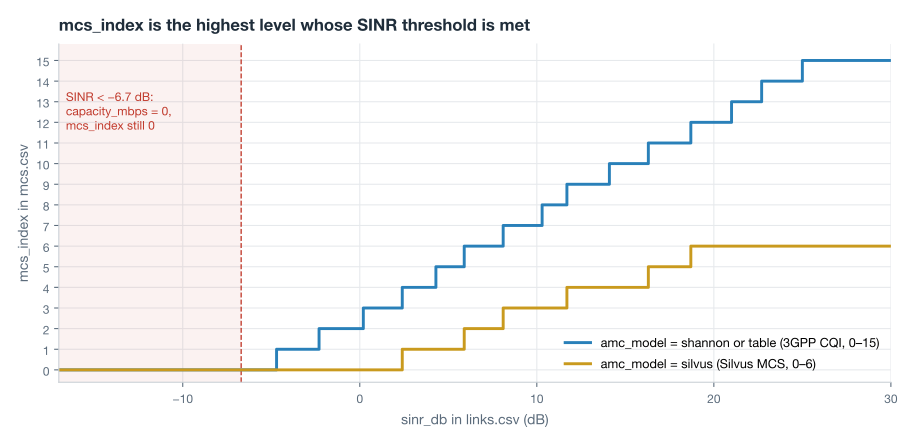

Write Python code to recreate this figure.
"""Generate mcs-ladder.svg, the SINR-to-MCS figure on the mcs.csv page.

It plots the mcs_index the simulator writes for each SINR under the two index
ladders in src/eval/sinr-capacity.h: the 3GPP CQI table (amc_model shannon or
table, indices 0-15) and the Silvus single-stream table (amc_model silvus,
indices 0-6). The thresholds below are copied from MCS_TABLE and
SILVUS_MCS_TABLE in that header. Run it with the project venv from docs/:

    ../.venv/bin/python diagrams/mcs-ladder.py
"""
import os

import matplotlib

matplotlib.use("Agg")
import matplotlib.pyplot as plt  # noqa: E402

HERE = os.path.dirname(os.path.abspath(__file__))
TARGET = os.path.join(HERE, "mcs-ladder.svg")

INK, MUTED, GRID = "#1f2d3a", "#5b6b7b", "#e6e9ec"
BLUE, AMBER, GREEN, RED = "#2980b9", "#c99a1e", "#27ae60", "#c0392b"

SINR_MIN_DB = -6.7
CQI = [-6.7, -4.7, -2.3, 0.2, 2.4, 4.3, 5.9, 8.1, 10.3, 11.7, 14.1, 16.3, 18.7, 21.0, 22.7, 25.0]
SILVUS = [-6.7, 2.4, 5.9, 8.1, 11.7, 16.3, 18.7]
X0, X1 = -17.0, 30.0


def ladder(thresholds):
    xs, ys = [X0, SINR_MIN_DB], [0, 0]
    for k, th in enumerate(thresholds):
        xs += [th, th]
        ys += [ys[-1], k]
    xs.append(X1)
    ys.append(len(thresholds) - 1)
    return xs, ys


def main():
    plt.rcParams["font.family"] = ["Helvetica Neue", "Helvetica", "Arial", "DejaVu Sans"]
    fig, ax = plt.subplots(figsize=(9.5, 4.6))
    fig.patch.set_facecolor("white")

    ax.axvspan(X0, SINR_MIN_DB, color=RED, alpha=0.07, linewidth=0)
    ax.axvline(SINR_MIN_DB, color=RED, linewidth=1, linestyle="--")
    ax.text(X0 + 0.4, 13.6, "SINR < −6.7 dB:\ncapacity_mbps = 0,\nmcs_index still 0",
            fontsize=9, color=RED, va="top")

    xs, ys = ladder(CQI)
    ax.plot(xs, ys, color=BLUE, linewidth=2.2, label="amc_model = shannon or table (3GPP CQI, 0–15)")
    xs, ys = ladder(SILVUS)
    ax.plot(xs, ys, color=AMBER, linewidth=2.2, label="amc_model = silvus (Silvus MCS, 0–6)")

    ax.set_xlim(X0, X1)
    ax.set_ylim(-0.6, 15.8)
    ax.set_yticks(range(0, 16))
    ax.set_xlabel("sinr_db in links.csv (dB)", fontsize=10.5, color=MUTED)
    ax.set_ylabel("mcs_index in mcs.csv", fontsize=10.5, color=MUTED)
    ax.set_title("mcs_index is the highest level whose SINR threshold is met", loc="left",
                 fontsize=12.5, fontweight="bold", color=INK, pad=10)
    ax.grid(True, color=GRID, linewidth=0.8)
    ax.set_axisbelow(True)
    for side in ("top", "right"):
        ax.spines[side].set_visible(False)
    for side in ("left", "bottom"):
        ax.spines[side].set_color("#c9cfd5")
    ax.tick_params(colors=MUTED, labelsize=9)
    ax.legend(loc="lower right", frameon=False, fontsize=9.5)
    fig.tight_layout()
    fig.savefig(TARGET, format="svg")
    print("wrote", TARGET)


if __name__ == "__main__":
    main()
